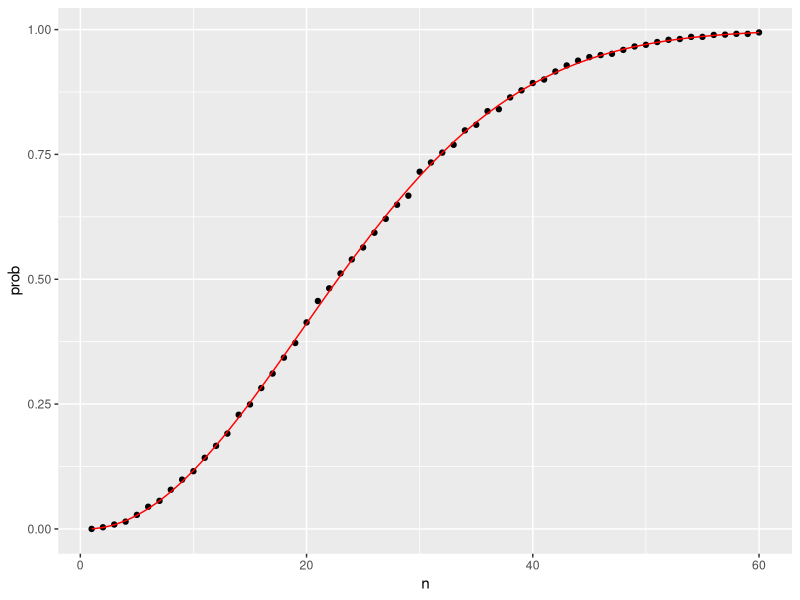
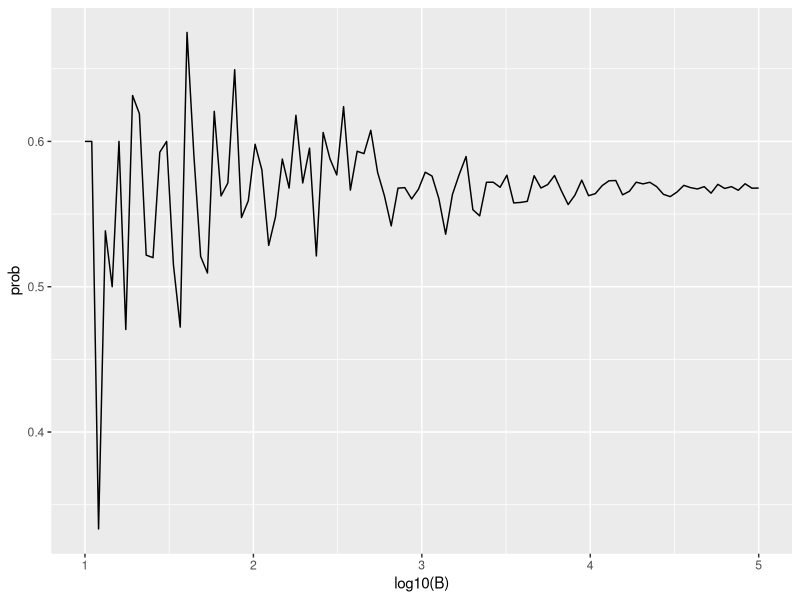

These charts were generated, in order, by the following R code:
## ---- chunk 1
beads <- rep(c("red", "blue"), times = c(2,3))
beads
sample(beads, 1)
## ---- chunk 2
B <- 10000
events <- replicate(B, sample(beads, 1))
tab <- table(events)
tab
prop.table(tab)
## ---- chunk 3
set.seed(1986)
events <- sample(beads, B, replace = TRUE)
prop.table(table(events))
## ---- chunk 4
suits <- c("Diamonds", "Clubs", "Hearts", "Spades")
numbers <- c("Ace", "Deuce", "Three", "Four", "Five", 
             "Six", "Seven", "Eight", "Nine", "Ten", 
             "Jack", "Queen", "King")
deck <- expand.grid(number=numbers, suit=suits)
deck <- paste(deck$number, deck$suit)
deck
## ---- chunk 5
library(gtools)
hands <- permutations(52, 2, v = deck)
first_card <- hands[,1]
second_card <- hands[,2]
kings <- paste("King", suits)
sum(first_card %in% kings)
## ---- chunk 6
sum(first_card %in% kings & second_card %in% kings) / sum(first_card %in% kings)
mean(first_card %in% kings & second_card %in% kings) / mean(first_card %in% kings)
## ---- chunk 7
aces <- paste("Ace", suits)

facecard <- c("King", "Queen", "Jack", "Ten")
facecard <- expand.grid(number = facecard, suit = suits)
facecard <- paste(facecard$number, facecard$suit)

hands <- combinations(52, 2, v = deck)
mean((hands[,1] %in% aces & hands[,2] %in% facecard) | (hands[,2] %in% aces & hands[,1] %in% facecard))
# we know that the function `combinations` will list the Aces first, therefore we can leave out the second part
mean(hands[,1] %in% aces & hands[,2] %in% facecard)
## ---- chunk 8
blackjack <- function(){
   hand <- sample(deck, 2)
  (hand[1] %in% aces & hand[2] %in% facecard) | 
    (hand[2] %in% aces & hand[1] %in% facecard)
}
B <- 10000
results <- replicate(B, blackjack())
mean(results)
## ---- chunk 9
B <- 10000
stick <- replicate(B, {
  doors <- as.character(1:3)
  prize <- sample(c("car", "goat", "goat"))
  prize_door <- doors[prize == "car"]
  my_pick  <- sample(doors, 1)
  show <- sample(doors[!doors %in% c(my_pick, prize_door)],1)
  stick <- my_pick
  stick == prize_door
})
# proportion to win the car is 1/3
mean(stick)
switch <- replicate(B, {
  doors <- as.character(1:3)
  prize <- sample(c("car", "goat", "goat"))
  prize_door <- doors[prize == "car"]
  my_pick  <- sample(doors, 1)
  show <- sample(doors[!doors %in% c(my_pick, prize_door)], 1)
  stick <- my_pick
  switch <- doors[!doors%in%c(my_pick, show)]
  switch == prize_door
})
# after revealing an option the proportion of switinng to another option is higher than sticking to the first option
mean(switch)
## ---- chunk 10
same_birthday <- function(n){
  bdays <- sample(1:365, n, replace=TRUE)
  any(duplicated(bdays))
}

B <- 10000
results <- replicate(B, same_birthday(50))
mean(results)

# estimated proportion
compute_prob <- function(n, B=10000){
  results <- replicate(B, same_birthday(n))
  mean(results)
}
# n= grop size
n <- seq(1,60)

prob <- sapply(n, compute_prob)

# exact proportion
exact_prob <- function(n){
  prob_unique <- seq(365,365-n+1)/365 
  1 - prod( prob_unique)
}

eprob <- sapply(n, exact_prob)

library(tidyverse)
qplot(n, prob) + geom_line(aes(n, eprob), col = "red")

# Estimate the convergence of the Monte Carlo experiment
# exact value is 0.569
B <- 10^seq(1, 5, len = 100)
compute_prob <- function(B, n=25){
  same_day <- replicate(B, same_birthday(n))
  mean(same_day)
}
prob <- sapply(B, compute_prob)
qplot(log10(B), prob, geom = "line")
